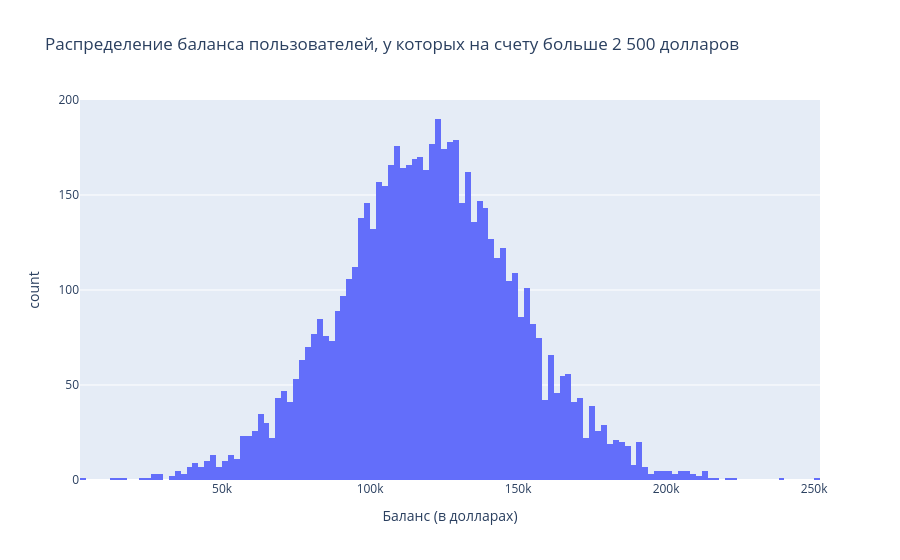

This figure's notebook cell:
### Code cell
mask_balance = churn_data['Balance'] > 2500

fig = px.histogram(
    data_frame = churn_data[mask_balance],
    x = 'Balance',
    title = 'Распределение баланса пользователей, у которых на счету больше 2 500 долларов',
    labels = {'Balance': 'Баланс (в долларах)', 'count':'количество клиентов'},
)

fig.show()

### Figure 1 — Plotly figure (JSON) as saved in the notebook; plotly's stock layout.template omitted (floating-point values rounded to 4 significant figures; data arrays with more than 128 entries replaced by an {"elided": "..."} marker saying what was removed)
{"data": [{"bingroup": "x", "hovertemplate": "Баланс (в долларах)=%{x}<br>count=%{y}<extra></extra>", "legendgroup": "", "marker": {"color": "#636efa", "pattern": {"shape": ""}}, "name": "", "orientation": "v", "showlegend": false, "type": "histogram", "x": {"elided": "6383 float values"}, "xaxis": "x", "yaxis": "y"}], "layout": {"barmode": "relative", "legend": {"tracegroupgap": 0}, "title": {"text": "Распределение баланса пользователей, у которых на счету больше 2 500 долларов"}, "xaxis": {"anchor": "y", "domain": [0, 1], "title": {"text": "Баланс (в долларах)"}}, "yaxis": {"anchor": "x", "domain": [0, 1], "title": {"text": "count"}}}}
